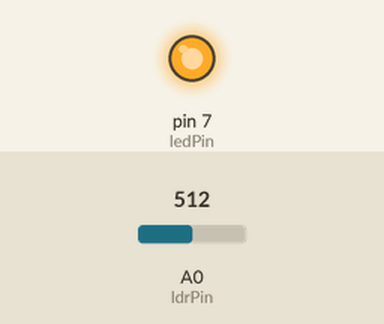
This sketch was run on a simulated Arduino Uno, built with avr-gcc and run on an emulated ATmega328P. Parts: output pins drawn as LEDs (lit = HIGH). The inputs (shaded band) are chosen by the test bench; at power-on: A0 (ldrPin) = 512.

Above: at 1.2 s.
1.3 s: A0 (ldrPin) set to 213
2.8 s: A0 (ldrPin) set to 185
At 3.4 s:
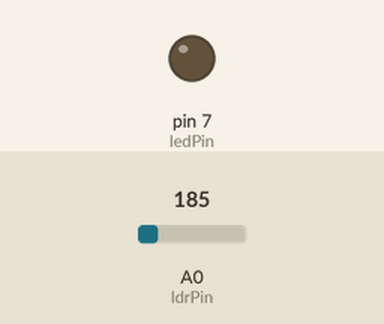
4.3 s: A0 (ldrPin) set to 210
At 5.5 s:
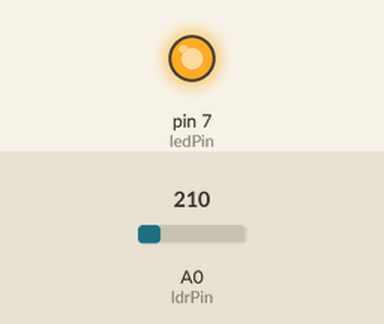
5.8 s: A0 (ldrPin) set to 190
At 6.9 s:
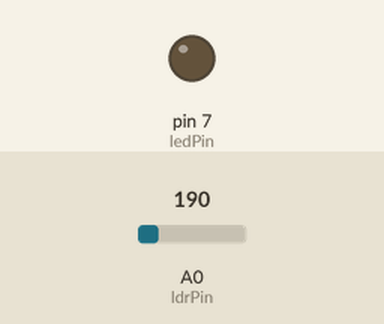
Timing chart, 0 to 8.3 s (numbered marks = the images above; inputs shaded):
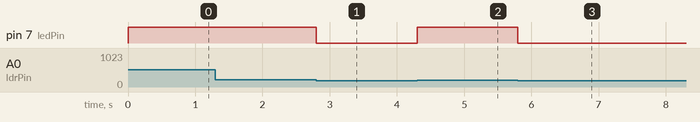

Measured:
- the behaviour switches between 201 and 200 on A0 (ldrPin) (found by bisection; images 0 and 1)
- after the input at 1.3 s, every drawn part: stays the same
- after the input at 2.8 s, pin 7 (ledPin): HIGH → LOW at once
- after the input at 4.3 s, pin 7 (ledPin): LOW → HIGH at once
- after the input at 5.8 s, pin 7 (ledPin): HIGH → LOW at once

The sketch:

Code_Week_2.ino
```cpp
int ledPin = 7;
int ldrPin = A0;

void setup()
{
  pinMode(ledPin,OUTPUT);
  pinMode(ldrPin,INPUT);
}
void loop()
{
int ldrStatus = analogRead(ldrPin);
if(ldrStatus <= 200)
{
  digitalWrite(ledPin,LOW);
}
else
{
  digitalWrite(ledPin,HIGH);
}
}
```
